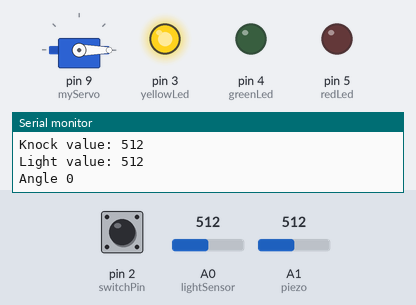
Recording of a sketch running on a simulated Arduino Uno, built with avr-gcc and run on an emulated ATmega328P. Parts: servo, output pins drawn as LEDs (lit = HIGH), the last lines printed to the serial monitor. Dashed ring = blinking. The inputs (shaded band) are chosen by the test bench; at power-on: pin 2 (switchPin) HIGH, A0 (lightSensor) = 512, A1 (piezo) = 512.

Above: at 1.9 s.
2.0 s: pin 2 (switchPin) pulled LOW for 3.2 s
At 3.31 s:
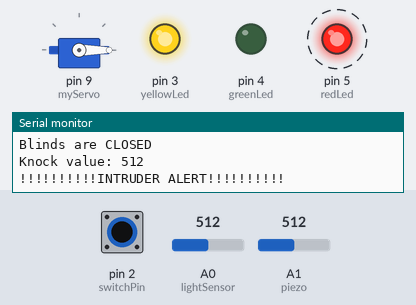
6.7 s: A0 (lightSensor) set to 588
8.6 s: A0 (lightSensor) set to 608
At 11.8 s:
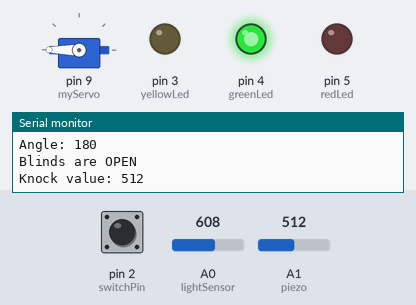
12.1 s: pin 2 (switchPin) pulled LOW for 1.35 s
At 14.8 s:
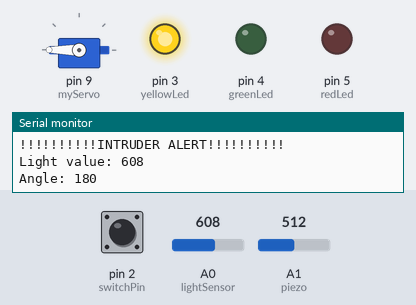
15.6 s: A0 (lightSensor) set to 590
At 17.1 s:
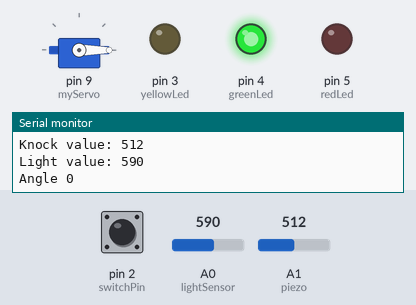
18.8 s: A0 (lightSensor) set to 610
At 21.2 s:
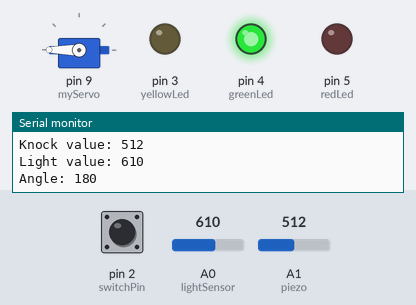
Timing chart, 0 to 22.7 s (numbered marks = the images above; inputs shaded):
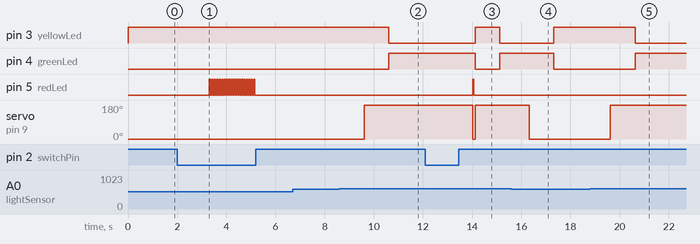

Measured:
- the behaviour switches between 600 and 601 on A0 (lightSensor) (found by bisection; images 1 and 2)
- after the input at 2.0 s, pin 5 (redLed): alternates HIGH for 0.05 s and LOW for 0.05 s, 38 changes in all, then stays LOW, starting after 1.3 s
- after the input at 8.6 s, pin 3 (yellowLed): HIGH → LOW after 2.0 s; pin 4 (greenLed): LOW → HIGH after 2.0 s; servo on pin 9 (myServo): 0° → 180° after 1.0 s
- after the input at 12.1 s, pin 3 (yellowLed): LOW → HIGH after 2.0 s, → LOW 1.0 s later; pin 4 (greenLed): HIGH → LOW after 2.0 s, → HIGH 1.0 s later; pin 5 (redLed): LOW → HIGH after 1.9 s, → LOW 0.05 s later; servo on pin 9 (myServo): 180° → 0° after 1.9 s, → 180° 0.10 s later
- after the input at 15.6 s, pin 3 (yellowLed): LOW → HIGH after 1.7 s; pin 4 (greenLed): HIGH → LOW after 1.7 s; servo on pin 9 (myServo): 180° → 0° after 0.72 s
- after the input at 18.8 s, pin 3 (yellowLed): HIGH → LOW after 1.8 s; pin 4 (greenLed): LOW → HIGH after 1.8 s; servo on pin 9 (myServo): 0° → 180° after 0.83 s

The sketch:

Final.ino
```cpp
#include <Servo.h>
Servo myServo;

const int lightSensor = A0;
const int piezo = A1;
const int switchPin = 2;
const int yellowLed = 3;
const int greenLed = 4;
const int redLed = 5;

int knockVal;
int switchVal;
int lightVal;

int angle;

void setup() {
  // Attatch servo to pin 9
  myServo.attach(9);

  // Set lights as outputs and switch as input
  pinMode(yellowLed, OUTPUT);
  pinMode(redLed, OUTPUT);
  pinMode(greenLed, OUTPUT);
  pinMode(switchPin, INPUT);

  // Initialize serial communication with computer
  Serial.begin(9600);
  // Turn on the yellow led
  digitalWrite(yellowLed, HIGH);
  // Move the servo to the closed blinds position
  myServo.write(0);
  // Output statement indicating blinds are closed
  Serial.println("Blinds are CLOSED"); // right-open, left-close
}

void loop() {
  // Read the value of vibration from the piezo and store it in knockVal
  knockVal = analogRead(piezo);

  // Read the value of the switch and store it in switchVal
  switchVal = digitalRead(switchPin);

  // Read the value of the phototransistor and store it in potValue
  lightVal = analogRead(lightSensor);

  // Print the light value
  Serial.print("Light value: ");
  Serial.println(lightVal);

  // If it is bright outside
  if(lightVal > 600){
    // Open the blinds
    angle = 180;
    Serial.print("Angle: ");
    Serial.println(angle);
    myServo.write(angle);
    delay(1000);

    // Turn on the green Led
    digitalWrite(greenLed, HIGH);
    digitalWrite(redLed, LOW);
    digitalWrite(yellowLed, LOW);

    // Output statement indicating blinds are open
    Serial.println("Blinds are OPEN");

    // Print the knock value
    Serial.print("Knock value: ");
    Serial.println(knockVal);
    delay(100);

    // Call checkForVibration method
    checkForVibration(knockVal);
  }

  // Else if it is dim outside
  else{
    // Close the blinds
    angle = 0;
    Serial.print("Angle ");
    Serial.println(angle);
    myServo.write(angle);
    delay(1000);

    // Turn on the yellow Led
    digitalWrite(yellowLed, HIGH);
    digitalWrite(redLed, LOW);
    digitalWrite(greenLed, LOW);

    // Output statement indicating blinds are closed
    Serial.println("Blinds are CLOSED");

    // Print the knock value
    Serial.print("Knock value: ");
    Serial.println(knockVal);
    delay(100);

    // Call checkForVibration method
    checkForVibration(knockVal);
  }
}

// Method to check for vibration
void checkForVibration(int knockVal){
  // If a vibration is sensed
  if(knockVal >= 7){
    // Flash red led, output alert,  and close blinds, until the switch deactivates the alarm
    while(switchVal != HIGH){
      Serial.println("!!!!!!!!!!INTRUDER ALERT!!!!!!!!!!");
      myServo.write(0);
      digitalWrite(redLed, HIGH);
      delay(50);
      digitalWrite(redLed, LOW);
      delay(50);

      switchVal = digitalRead(switchPin);

      // Yellow led should be turned back on and green led should be off
      digitalWrite(yellowLed, HIGH);
      digitalWrite(greenLed, LOW);
    }
  }
}
```
